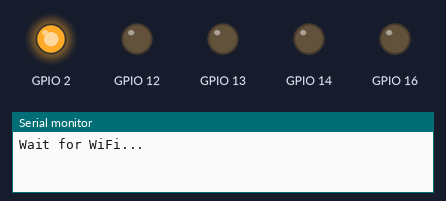
Bench run of a sketch on a simulated ESP8266 (NodeMCU). Shown: output pins drawn as LEDs (lit = HIGH), the last lines printed to the serial monitor. WiFi joins after 1.5 s; servers stay silent unless stated.

Above: at 0.1 s.
At 1.6 s:
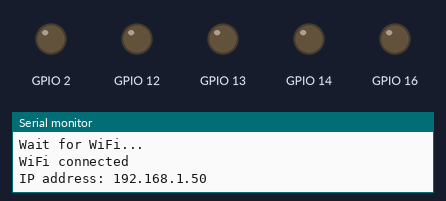
Timing chart, 0 to 3.1 s (numbered marks = the images above):
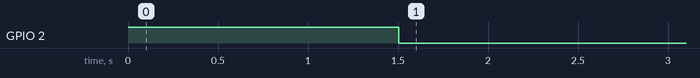

The sketch:

WiFiClientBasic.ino
```cpp
/*
    This sketch sends a string to a TCP server, and prints a one-line response.
    You must run a TCP server in your local network.
    For example, on Linux you can use this command: nc -v -l 3000
*/

#include <ESP8266WiFi.h>
#include <ESP8266WiFiMulti.h>

#ifndef STASSID
#define STASSID "fdmxfarhan"
#define STAPSK  "fdmxfarhan"
#endif

const char* ssid     = STASSID;
const char* password = STAPSK;

const char* host = "192.168.43.210";
const uint16_t port = 3000;

ESP8266WiFiMulti WiFiMulti;

WiFiClient client;
char line;
bool led = false;;
void setup() {
  pinMode(12, OUTPUT);
  pinMode(13, OUTPUT);
  pinMode(14, OUTPUT);
  pinMode(16, OUTPUT);
  pinMode(2, OUTPUT);
  digitalWrite(2, 1);
  Serial.begin(115200);

  // We start by connecting to a WiFi network
  WiFi.mode(WIFI_STA);
  WiFiMulti.addAP(ssid, password);

  Serial.println();
  Serial.println();
  Serial.print("Wait for WiFi... ");

  while (WiFiMulti.run() != WL_CONNECTED) {
    Serial.print(".");
    delay(500);
  }

  Serial.println("");
  Serial.println("WiFi connected");
  Serial.print("IP address: ");
  Serial.println(WiFi.localIP());

  digitalWrite(2, 0);
  delay(500);
  while (!client.connect(host, port)) {
    Serial.println("connection...");
    delay(100);
  }
}


void loop() {
  client.println("hello from ESP8266");

  if(client.available()){
    line = client.read();
    Serial.println(line);
    if(line == 'T')  led = true;
    else             led = false;
  }
  if(led){
    digitalWrite(12, 1);
    digitalWrite(14, 1);
  }else{
    digitalWrite(12, 0);
    digitalWrite(14, 0);
  }


  delay(100);
}
```
